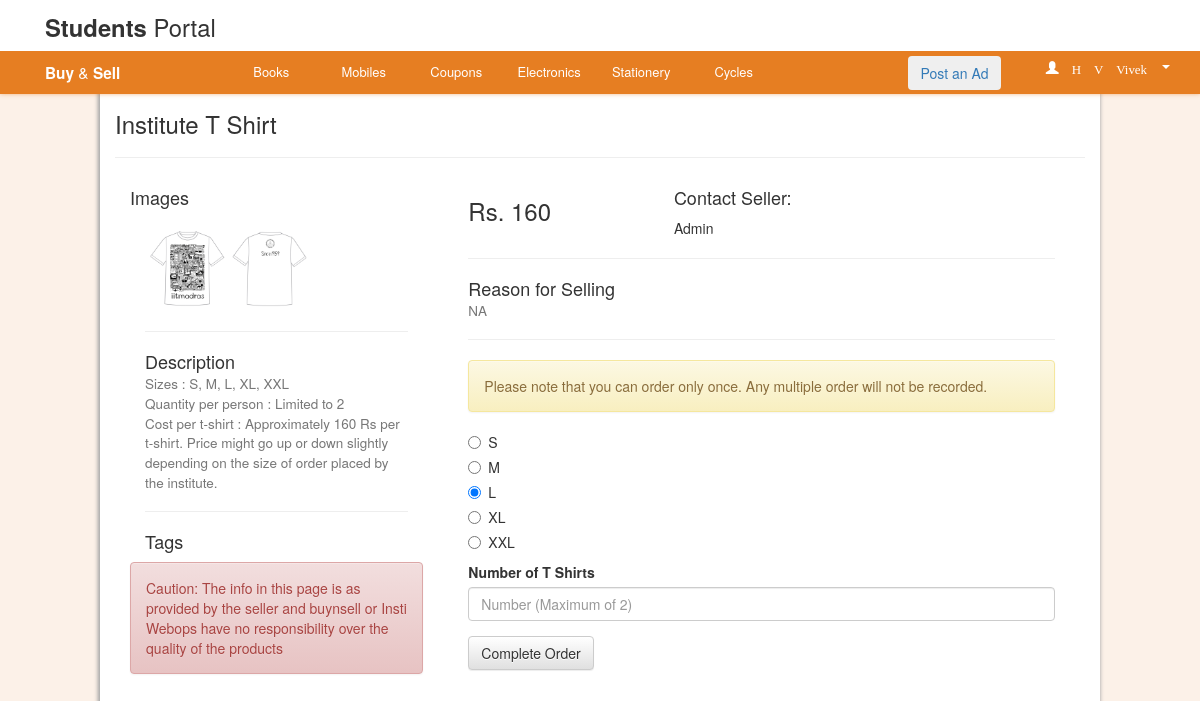
The page /special.php?item_id=00 (signed in) on the database its author committed.
### tables this page shows
CREATE TABLE IF NOT EXISTS `items` (
  `item_id` int(11) NOT NULL AUTO_INCREMENT,
  `item_name` varchar(25) NOT NULL,
  `price` float NOT NULL,
  `description` text NOT NULL,
  `reason` text NOT NULL,
  `timestamp` timestamp NOT NULL DEFAULT CURRENT_TIMESTAMP ON UPDATE CURRENT_TIMESTAMP,
  `show` tinyint(4) unsigned NOT NULL DEFAULT '1',
  `user_id` int(11) NOT NULL,
  PRIMARY KEY (`item_id`),
  UNIQUE KEY `timestamp` (`timestamp`)
);

### functions.php (called while the page is built, shortened)
<?php
	function queryDB(mysqli $connectionObject, $query) {
		$resultObject = $connectionObject->query ( $query );
		return $resultObject;
	}
?>

### special.php (the view, shortened to what this page needs)
<?php
	require_once 'functions.php';
	$connectionObject = getConnection();
	if(isset($_GET['item_id'])){
		$resultObject = queryDB($connectionObject, "SELECT items.*, userinfo.fullname FROM items,userinfo WHERE items.user_id = userinfo.id AND items.item_id = '{$_GET['item_id']}'");
		$tagIdObject = queryDB($connectionObject, "SELECT tags.* FROM item_tags,tags where item_id = '{$_GET['item_id']}' AND tags.tag_id = item_tags.tag_id");
		$product = $resultObject->fetch_array(MYSQL_BOTH);
	}
	else{
		echo "Nothing to see here, Move Along :)";
    }
?>
<div class="col-xs-10 col-xs-offset-1 container">
    <h3><?php echo $product['item_name'];?><hr></h3>
    <div class="col-md-4 col-xs-12">
        <?php
            echo "<h4>Images</h4>";
            $src = "photos_items/special";
            if(file_exists($src.".jpeg")){
                    echo "<a href='".$src.".jpeg'><img src=".$src.".jpeg class='col-xs-8'/></a>";
                }
        ?>
        <div class='col-xs-4'>
            </div>
        <div class='col-xs-12'>
        <hr><h4>Description<br><small><?php echo $product['description']; ?></small></h4><hr>
            <?php
            echo "<h4>Tags</h4>";
?>
        </div>
            <?php
            echo "<br /><br />";
            echo "<div class='alert alert-danger col-xs-12'>Caution: The info in this page is as provided by the seller and buynsell or Insti Webops have no responsibility over the quality of the products</div>";
        ?>
    </div>
    <div class="col-xs-12 col-md-8">
        <div class="col-xs-4"><h3>Rs. <?php echo $product['price'];?> </h3></div>
        <div class="col-xs-8"><h4>Contact Seller:<br></h4>Admin</div>
        <div class="col-xs-12">
        <hr><h4>Reason for Selling<br><small><?php echo $product['reason']; ?></small></h4><hr>
        <div class='alert alert-warning'>Please note that you can order only once. Any multiple order will not be recorded.</div>
        <form method="post" action="<?php echo $_SERVER["PHP_SELF"]."?item_id=00";?>">
            <div class="radio">
              <label>
                <input type="radio" name="size" id="optionsRadios1" value="S" checked>
                S
              </label>
            </div>
            <div class="radio">
              <label>
                <input type="radio" name="size" id="optionsRadios2" value="M">
                M
              </label>
            </div>
            <div class="radio">
              <label>
                <input type="radio" name="size" id="optionsRadios3" value="L" checked>
                L
              </label>
            </div>
            <div class="radio">
              <label>
                <input type="radio" name="size" id="optionsRadios4" value="XL">
                XL
              </label>
            </div>
            <div class="radio">
              <label>
                <input type="radio" name="size" id="optionsRadios5" value="XXL">
                XXL
              </label>
            </div>
          <div class="form-group">
            <label for="number">Number of T Shirts</label>
            <input type="number" class="form-control" name='number' id="number" placeholder="Number (Maximum of 2)">
          </div>
          <button type="submit" name="order" values="order" class="btn btn-default">Complete Order</button>
        </form>
        </div>
    </div>
</div>

### dnb.css (style rules this page uses)
.dnb_secondary { box-shadow: 0px 3px 0px rgb(230, 126, 34),0px 2px 5px rgba(230,126,34,0.8); }
html,body { margin: 0px; padding: 0px; }
#dnb_primary { height: auto; position: relative; background-color:#fff; overflow:visible; z-index: 99; padding-bottom: 0.5em; }
#dnb_primary ul { margin-top:0.5em; padding-left: 0px; }
#dnb_primary li { display: inline; }
#dnb_logo { font-size: 1.7em; }
#dnb_logo p { position: relative; top:50%; margin-bottom: auto; }
.dnb_secondary a { text-decoration: none; }
.dnb_secondary { box-sizing: border-box; width: 100%; height:40px; left:0px; position:relative; margin-top: auto; z-index: 98; }
.dnb_secondary ul { list-style-type: none; margin-bottom: 0px; box-sizing: border-box; }
.dnb_secondary li { border-top: 2px solid rgba(255, 255, 255,0); }
.btn2 { color: #000; font-size: 0.925em; font-weight: 200; text-decoration: none; text-align: center; padding-top: 5px; margin-bottom: 10px; margin-top: 5px; }
#dnb_secondary_logo { font-size: 1.1em; text-align: left; margin-bottom: 0px; }
.btn2 a { color: white; }
.content { position: absolute; top:100px; }
.ad { margin-top: 5px; }
.container { box-shadow: 0px -2px 4px #aaa,-2px -2px 4px #aaa; background-color: #fff; min-height: 100%; }
body { background-color: rgba(230, 126, 34, 0.1); }

### rows shown on the page
items: item_name "Institute T Shirt", description "Sizes : S, M, L, XL, XXL Quantity per person : Limited to 2 Cost per t-shirt : Approximately 160 Rs per t-shirt. Price might go up or down slightly depending on the size of order placed by the institute.", price "160", reason "NA"
